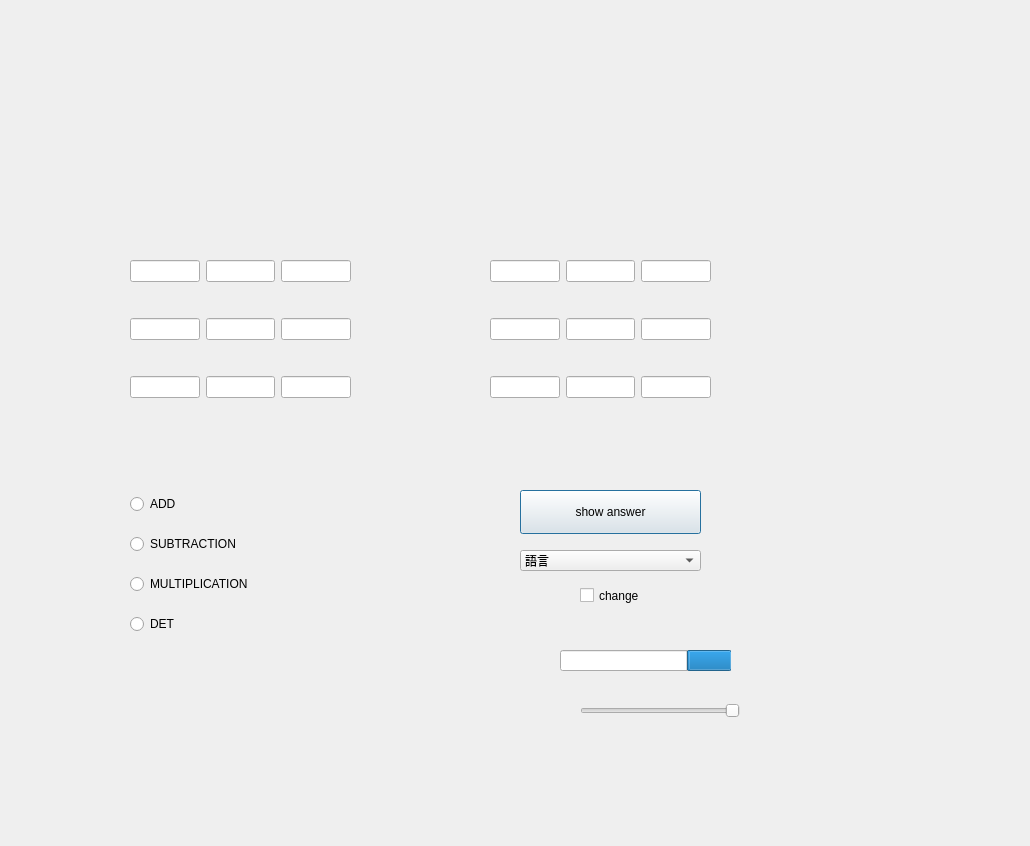
<?xml version="1.0" encoding="UTF-8"?>
<ui version="4.0">
 <class>answer_2</class>
 <widget class="QDialog" name="answer_2">
  <property name="geometry">
   <rect>
    <x>0</x>
    <y>0</y>
    <width>1030</width>
    <height>846</height>
   </rect>
  </property>
  <property name="windowTitle">
   <string>Dialog</string>
  </property>
  <property name="layoutDirection">
   <enum>Qt::RightToLeft</enum>
  </property>
  <widget class="QWidget" name="gridLayoutWidget">
   <property name="geometry">
    <rect>
     <x>130</x>
     <y>230</y>
     <width>221</width>
     <height>201</height>
    </rect>
   </property>
   <layout class="QGridLayout" name="gridLayout">
    <item row="1" column="1">
     <widget class="QLineEdit" name="lineEdit_5"/>
    </item>
    <item row="2" column="1">
     <widget class="QLineEdit" name="lineEdit_8"/>
    </item>
    <item row="0" column="1">
     <widget class="QLineEdit" name="lineEdit_2"/>
    </item>
    <item row="0" column="2">
     <widget class="QLineEdit" name="lineEdit_1"/>
    </item>
    <item row="0" column="0">
     <widget class="QLineEdit" name="lineEdit_3"/>
    </item>
    <item row="1" column="2">
     <widget class="QLineEdit" name="lineEdit_4"/>
    </item>
    <item row="1" column="0">
     <widget class="QLineEdit" name="lineEdit_6"/>
    </item>
    <item row="2" column="2">
     <widget class="QLineEdit" name="lineEdit_7"/>
    </item>
    <item row="2" column="0">
     <widget class="QLineEdit" name="lineEdit_9"/>
    </item>
   </layout>
  </widget>
  <widget class="QWidget" name="gridLayoutWidget_2">
   <property name="geometry">
    <rect>
     <x>490</x>
     <y>230</y>
     <width>221</width>
     <height>201</height>
    </rect>
   </property>
   <layout class="QGridLayout" name="gridLayout_2">
    <item row="1" column="1">
     <widget class="QLineEdit" name="lineEdit_15"/>
    </item>
    <item row="0" column="1">
     <widget class="QLineEdit" name="lineEdit_12"/>
    </item>
    <item row="2" column="1">
     <widget class="QLineEdit" name="lineEdit_18"/>
    </item>
    <item row="0" column="2">
     <widget class="QLineEdit" name="lineEdit_11"/>
    </item>
    <item row="0" column="0">
     <widget class="QLineEdit" name="lineEdit_13"/>
    </item>
    <item row="2" column="2">
     <widget class="QLineEdit" name="lineEdit_17"/>
    </item>
    <item row="2" column="0">
     <widget class="QLineEdit" name="lineEdit_19"/>
    </item>
    <item row="1" column="2">
     <widget class="QLineEdit" name="lineEdit_14"/>
    </item>
    <item row="1" column="0">
     <widget class="QLineEdit" name="lineEdit_16"/>
    </item>
   </layout>
  </widget>
  <widget class="QWidget" name="verticalLayoutWidget">
   <property name="geometry">
    <rect>
     <x>130</x>
     <y>480</y>
     <width>281</width>
     <height>171</height>
    </rect>
   </property>
   <layout class="QVBoxLayout" name="verticalLayout">
    <item>
     <widget class="QRadioButton" name="ADD">
      <property name="layoutDirection">
       <enum>Qt::LeftToRight</enum>
      </property>
      <property name="text">
       <string>ADD</string>
      </property>
      <property name="autoExclusive">
       <bool>false</bool>
      </property>
     </widget>
    </item>
    <item>
     <widget class="QRadioButton" name="SUBTRACTION">
      <property name="layoutDirection">
       <enum>Qt::LeftToRight</enum>
      </property>
      <property name="text">
       <string>SUBTRACTION</string>
      </property>
      <property name="autoExclusive">
       <bool>false</bool>
      </property>
     </widget>
    </item>
    <item>
     <widget class="QRadioButton" name="MULTIPLICATION">
      <property name="layoutDirection">
       <enum>Qt::LeftToRight</enum>
      </property>
      <property name="text">
       <string>MULTIPLICATION</string>
      </property>
      <property name="autoExclusive">
       <bool>false</bool>
      </property>
     </widget>
    </item>
    <item>
     <widget class="QRadioButton" name="DET">
      <property name="layoutDirection">
       <enum>Qt::LeftToRight</enum>
      </property>
      <property name="text">
       <string>DET</string>
      </property>
     </widget>
    </item>
   </layout>
  </widget>
  <widget class="QLabel" name="label">
   <property name="geometry">
    <rect>
     <x>230</x>
     <y>20</y>
     <width>331</width>
     <height>181</height>
    </rect>
   </property>
   <property name="styleSheet">
    <string notr="true">font: 28pt &quot;Arial&quot;;</string>
   </property>
   <property name="text">
    <string/>
   </property>
  </widget>
  <widget class="QPushButton" name="answer">
   <property name="geometry">
    <rect>
     <x>520</x>
     <y>490</y>
     <width>181</width>
     <height>44</height>
    </rect>
   </property>
   <property name="styleSheet">
    <string notr="true">
font: 18pt &quot;Arial&quot;;</string>
   </property>
   <property name="text">
    <string>show answer</string>
   </property>
  </widget>
  <widget class="QCheckBox" name="reverse">
   <property name="geometry">
    <rect>
     <x>580</x>
     <y>580</y>
     <width>71</width>
     <height>31</height>
    </rect>
   </property>
   <property name="layoutDirection">
    <enum>Qt::LeftToRight</enum>
   </property>
   <property name="text">
    <string>change</string>
   </property>
  </widget>
  <widget class="QComboBox" name="comboBox">
   <property name="geometry">
    <rect>
     <x>520</x>
     <y>550</y>
     <width>181</width>
     <height>21</height>
    </rect>
   </property>
   <property name="layoutDirection">
    <enum>Qt::LeftToRight</enum>
   </property>
   <item>
    <property name="text">
     <string>語言</string>
    </property>
   </item>
  </widget>
  <widget class="QSlider" name="horizontalSlider">
   <property name="geometry">
    <rect>
     <x>580</x>
     <y>700</y>
     <width>160</width>
     <height>22</height>
    </rect>
   </property>
   <property name="orientation">
    <enum>Qt::Horizontal</enum>
   </property>
  </widget>
  <widget class="QProgressBar" name="progressBar">
   <property name="geometry">
    <rect>
     <x>560</x>
     <y>650</y>
     <width>171</width>
     <height>21</height>
    </rect>
   </property>
   <property name="value">
    <number>24</number>
   </property>
  </widget>
 </widget>
 <resources/>
 <connections/>
</ui>
